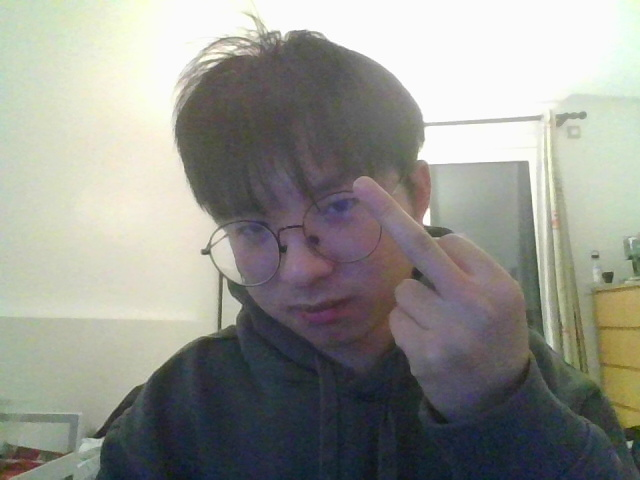
#> input picture data/camera_test.png, 640 x 480 px
$ python -i bio.py   (imports and definitions only)
#> lines starting #> are read from the running program, lines starting #| are printed output that depends on the picture
#> further down, picture is the input picture: shape (480, 640, 3); mean B, G, R 142, 148.4, 147.9
### src/vision_backend.py
# FILE: src/vision_backend.py
from __future__ import annotations

import os
import re
import subprocess
from dataclasses import dataclass
from typing import Optional, Tuple, List


@dataclass
class FaceEyesDet:
    face_ok: bool
    eyes_ok: bool
    face_center: Optional[Tuple[int, int]] = None
    eye1: Optional[Tuple[int, int]] = None
    eye2: Optional[Tuple[int, int]] = None
    eye_r: Optional[int] = None
    raw: str = ""


_FACE_RE = re.compile(r"Face\s*=\s*\(\s*(\-?\d+)\s*,\s*(\-?\d+)\s*\)")
_EYES_RE = re.compile(
    r"Eyes\s*=\s*\(\s*(\-?\d+)\s*,\s*(\-?\d+)\s*\)\s+"
    r"\(\s*(\-?\d+)\s*,\s*(\-?\d+)\s*\).*?\br\s*=\s*(\d+)"
)


def _default_bin_path() -> str:
    # CartePuce/vision/bin/ght_face_eyes
    here = os.path.dirname(os.path.abspath(__file__))
    root = os.path.abspath(os.path.join(here, ".."))
    return os.path.join(root, "vision", "bin", "ght_face_eyes")


def detect_face_eyes_by_ght(
    image_path: str,
    bin_path: Optional[str] = None,
    timeout_sec: int = 5,
    headless: bool = True,
    gui: bool = False,
    gui_steps: bool = False,
    gui_delay_ms: int = 0,
    # New knobs (optional)
    auto_threshold: bool = True,
    face_edge: Optional[int] = None,
    eye_edge: Optional[int] = None,
    face_min_score: Optional[int] = None,
    eye_min_peak: Optional[int] = None,
    eq_hist: bool = True,
    clahe: bool = False,
    blur_k: int = 5,
) -> FaceEyesDet:
    """
    Call C++ GHT detector and parse stdout for Face/Eyes.

      ght_face_eyes --image <path> [--gui] [--no-gui] [--gui-steps] [--gui-delay-ms <N>]
                   [--no-auto-threshold] [--face-edge v] [--eye-edge v]
                   [--no-eq] [--clahe] [--blur k]
                   [--face-min-score v] [--eye-min-peak v]
    """
    if not image_path or not os.path.exists(image_path):
        return FaceEyesDet(face_ok=False, eyes_ok=False, raw="image_not_found")

    exe = bin_path or _default_bin_path()
    if not os.path.exists(exe):
        return FaceEyesDet(face_ok=False, eyes_ok=False, raw=f"vision_binary_not_found:{exe}")

    cmd: List[str] = [exe, "--image", image_path]

    # GUI/headless controls
    if gui or gui_steps or (gui_delay_ms and gui_delay_ms > 0):
        cmd.append("--gui")
        if gui_steps:
            cmd.append("--gui-steps")
        if gui_delay_ms and gui_delay_ms > 0:
            cmd.extend(["--gui-delay-ms", str(int(gui_delay_ms))])
    elif headless:
        cmd.append("--no-gui")

    # preprocessing flags
    if not auto_threshold:
        cmd.append("--no-auto-threshold")
    if not eq_hist:
        cmd.append("--no-eq")
    if clahe:
        cmd.append("--clahe")
    if blur_k is not None:
        cmd.extend(["--blur", str(int(blur_k))])

    # thresholds
    if face_edge is not None:
        cmd.extend(["--face-edge", str(int(face_edge))])
    if eye_edge is not None:
        cmd.extend(["--eye-edge", str(int(eye_edge))])
    if face_min_score is not None:
        cmd.extend(["--face-min-score", str(int(face_min_score))])
    if eye_min_peak is not None:
        cmd.extend(["--eye-min-peak", str(int(eye_min_peak))])

    try:
        cp = subprocess.run(
            cmd,
            capture_output=True,
            text=True,
            timeout=timeout_sec,
            check=False,
        )
    except subprocess.TimeoutExpired:
        return FaceEyesDet(face_ok=False, eyes_ok=False, raw="vision_timeout")
    except Exception as e:
        return FaceEyesDet(face_ok=False, eyes_ok=False, raw=f"vision_exec_error:{e}")

    out = (cp.stdout or "").strip()
    err = (cp.stderr or "").strip()

    raw = (
        f"cmd={cmd}\n"
        f"returncode={cp.returncode}\n"
        f"--- stdout ---\n{out}\n"
        f"--- stderr ---\n{err}\n"
    ).strip()

    parse_text = out if out else err
    if not parse_text:
        return FaceEyesDet(face_ok=False, eyes_ok=False, raw="no_output_from_vision_binary\n" + raw)

    face_notfound = re.search(r"Face\s*=\s*NOTFOUND", parse_text) is not None
    eyes_notfound = re.search(r"Eyes\s*=\s*NOTFOUND", parse_text) is not None

    fm = _FACE_RE.search(parse_text)
    em = _EYES_RE.search(parse_text)

    face_ok = (not face_notfound) and (fm is not None)
    eyes_ok = (not eyes_notfound) and (em is not None)

    det = FaceEyesDet(face_ok=face_ok, eyes_ok=eyes_ok, raw=raw)

    if fm:
        det.face_center = (int(fm.group(1)), int(fm.group(2)))

    if em:
        det.eye1 = (int(em.group(1)), int(em.group(2)))
        det.eye2 = (int(em.group(3)), int(em.group(4)))
        det.eye_r = int(em.group(5))

    return det

### src/bio.py
# FILE: src/bio.py
from __future__ import annotations

import hashlib
import os
import tempfile
from dataclasses import dataclass
from typing import Optional, Tuple, Dict, Any

import cv2
import numpy as np

from .vision_backend import detect_face_eyes_by_ght


# [101 lines left out: functions sha256_file, _clamp_roi, _eye_roi_from_eye, _hs_signature, _corr_similarity, _lbp8u and 1 more, not called in this run]


def _detect_face_haar(image_bgr: np.ndarray) -> Optional[Tuple[int, int, int, int]]:
    face_path = os.path.join(cv2.data.haarcascades, "haarcascade_frontalface_default.xml")
    face_cas = cv2.CascadeClassifier(face_path)
    if face_cas.empty():
        return None

    gray = cv2.cvtColor(image_bgr, cv2.COLOR_BGR2GRAY)
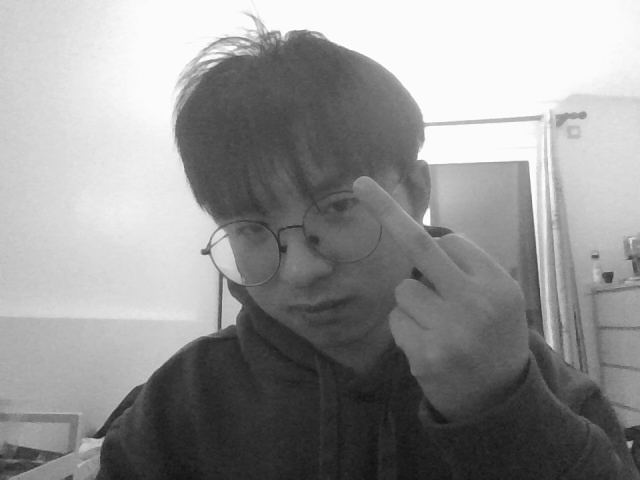
#> gray: shape (480, 640); min 17, max 255, mean 147.5
    gray = cv2.equalizeHist(gray)
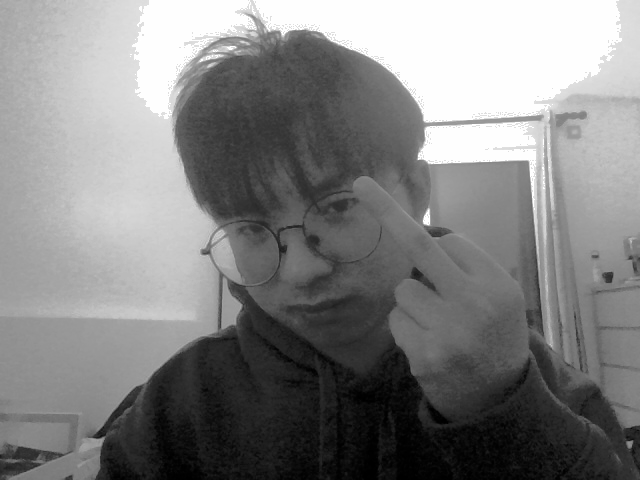
#> gray: shape (480, 640); min 0, max 255, mean 129.9

    faces = face_cas.detectMultiScale(
        gray,
        scaleFactor=1.1,
        minNeighbors=5,
        flags=cv2.CASCADE_SCALE_IMAGE,
        minSize=(80, 80),
    )
#> faces = ()
    if faces is None or len(faces) == 0:
        return None

    x, y, w, h = sorted(faces, key=lambda t: t[2] * t[3], reverse=True)[0]
    return int(x), int(y), int(w), int(h)


@dataclass
class EyeGeom:
    eye1: Tuple[int, int]
    eye2: Tuple[int, int]
    r: int
    method: str
    debug: str = ""


def _detect_eyes_fallback_haar(image_bgr: np.ndarray) -> Optional[EyeGeom]:
    face_box = _detect_face_haar(image_bgr)
    if face_box is None:
        return None
    x, y, w, h = face_box

    eye_path = os.path.join(cv2.data.haarcascades, "haarcascade_eye.xml")
    eye_cas = cv2.CascadeClassifier(eye_path)
    if eye_cas.empty():
        return None

    gray = cv2.cvtColor(image_bgr, cv2.COLOR_BGR2GRAY)
    gray = cv2.equalizeHist(gray)
    face_gray = gray[y:y+h, x:x+w]

    eyes = eye_cas.detectMultiScale(
        face_gray,
        scaleFactor=1.1,
        minNeighbors=8,
        flags=cv2.CASCADE_SCALE_IMAGE,
        minSize=(18, 18),
        maxSize=(max(20, w // 2), max(20, h // 2)),
    )
    if eyes is None or len(eyes) < 2:
        return None

    cand = []
    for (ex, ey, ew, eh) in eyes:
        cy = ey + eh / 2.0
        if cy > 0.65 * h:
            continue
        cand.append((ex, ey, ew, eh))
    if len(cand) < 2:
        cand = list(eyes)

    cand = sorted(cand, key=lambda t: t[2] * t[3], reverse=True)[:2]
    if len(cand) < 2:
        return None

    (ex1, ey1, ew1, eh1), (ex2, ey2, ew2, eh2) = cand
    c1 = (int(x + ex1 + ew1 / 2), int(y + ey1 + eh1 / 2))
    c2 = (int(x + ex2 + ew2 / 2), int(y + ey2 + eh2 / 2))
    if c2[0] < c1[0]:
        c1, c2 = c2, c1
        ew1, eh1, ew2, eh2 = ew2, eh2, ew1, eh1

    approx_r = int(round(0.30 * min(ew1, eh1, ew2, eh2)))
    approx_r = max(10, min(approx_r, 28))

    return EyeGeom(eye1=c1, eye2=c2, r=approx_r, method="haar", debug=f"face={face_box} eyes={cand} r={approx_r}")


def _detect_eyes_primary_ght(image_bgr: np.ndarray) -> Tuple[Optional[EyeGeom], str]:
    with tempfile.NamedTemporaryFile(suffix=".png", delete=False) as tf:
        tmp_path = tf.name
    try:
        cv2.imwrite(tmp_path, image_bgr)
        det = detect_face_eyes_by_ght(tmp_path, headless=True)
    finally:
        try:
            os.remove(tmp_path)
        except Exception:
            pass

    if not det.eyes_ok or det.eye1 is None or det.eye2 is None or det.eye_r is None:
        return None, f"ght_eyes_not_found:{det.raw}"

    return EyeGeom(eye1=det.eye1, eye2=det.eye2, r=int(det.eye_r), method="ght", debug="ok"), "ok"


def _extract_eye_signature(image_bgr: np.ndarray) -> Tuple[Optional[np.ndarray], str]:
    eg, reason = _detect_eyes_primary_ght(image_bgr)
    if eg is None:
        eg = _detect_eyes_fallback_haar(image_bgr)
        if eg is None:
            return None, f"eyes_not_found:{reason}"
    # build signature from both eyes
    roi1 = _eye_roi_from_eye(image_bgr, eg.eye1, eg.r)
    roi2 = _eye_roi_from_eye(image_bgr, eg.eye2, eg.r)
    if roi1 is None or roi2 is None:
        return None, f"eye_roi_failed:{eg.method}:{eg.debug}"

    s1 = _hs_signature(roi1)
    s2 = _hs_signature(roi2)
    sig = 0.5 * (s1 + s2)
    z = float(np.sum(sig))
    if z > 0:
        sig /= z
    return sig, f"ok:eye:{eg.method}"


# [102 lines left out: functions _extract_face_signature, compare_biometric, compare_biometric_debug, not called in this run]

>>> import cv2
>>> picture = cv2.imread('../data/camera_test.png')
>>> result = _extract_eye_signature(picture)
